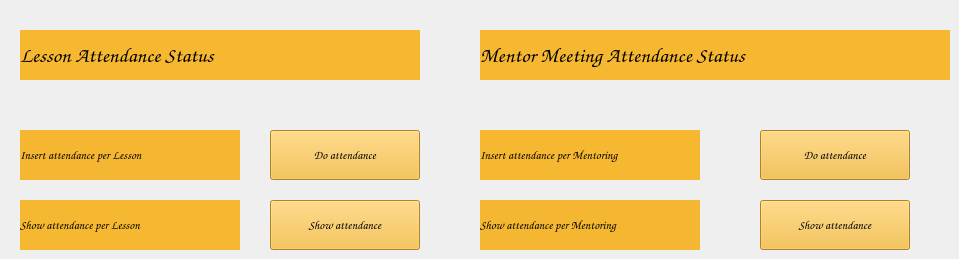
    <widget class="QWidget" name="teacher_attendance">
     <attribute name="title">
      <string>Attendance Status</string>
     </attribute>
     <widget class="QLabel" name="label_lesson_status">
      <property name="geometry">
       <rect>
        <x>20</x>
        <y>30</y>
        <width>400</width>
        <height>50</height>
       </rect>
      </property>
      <property name="minimumSize">
       <size>
        <width>400</width>
        <height>50</height>
       </size>
      </property>
      <property name="font">
       <font>
        <family>Comic Sans MS</family>
        <pointsize>16</pointsize>
        <weight>75</weight>
        <bold>true</bold>
       </font>
      </property>
      <property name="styleSheet">
       <string notr="true">background-color: rgb(246, 184, 49);
color: rgb(0, 0, 0);</string>
      </property>
      <property name="text">
       <string>Lesson Attendance Status</string>
      </property>
     </widget>
     <widget class="QLabel" name="label_mentor_status">
      <property name="geometry">
       <rect>
        <x>480</x>
        <y>30</y>
        <width>470</width>
        <height>50</height>
       </rect>
      </property>
      <property name="minimumSize">
       <size>
        <width>470</width>
        <height>50</height>
       </size>
      </property>
      <property name="maximumSize">
       <size>
        <width>470</width>
        <height>50</height>
       </size>
      </property>
      <property name="font">
       <font>
        <family>Comic Sans MS</family>
        <pointsize>16</pointsize>
        <weight>75</weight>
        <bold>true</bold>
       </font>
      </property>
      <property name="styleSheet">
       <string notr="true">background-color: rgb(246, 184, 49);
color: rgb(0, 0, 0);</string>
      </property>
      <property name="text">
       <string>Mentor Meeting Attendance Status</string>
      </property>
     </widget>
     <widget class="QPushButton" name="lesson_att_insert">
      <property name="geometry">
       <rect>
        <x>270</x>
        <y>130</y>
        <width>150</width>
        <height>50</height>
       </rect>
      </property>
      <property name="minimumSize">
       <size>
        <width>150</width>
        <height>50</height>
       </size>
      </property>
      <property name="maximumSize">
       <size>
        <width>150</width>
        <height>50</height>
       </size>
      </property>
      <property name="font">
       <font>
        <family>Comic Sans MS</family>
        <pointsize>9</pointsize>
        <weight>75</weight>
        <bold>true</bold>
       </font>
      </property>
      <property name="styleSheet">
       <string notr="true">background-color: rgb(245, 183, 49);
color: rgb(0, 0, 0);</string>
      </property>
      <property name="text">
       <string>Do attendance</string>
      </property>
     </widget>
     <widget class="QPushButton" name="lesson_att_show">
      <property name="geometry">
       <rect>
        <x>270</x>
        <y>200</y>
        <width>150</width>
        <height>50</height>
       </rect>
      </property>
      <property name="minimumSize">
       <size>
        <width>150</width>
        <height>50</height>
       </size>
      </property>
      <property name="maximumSize">
       <size>
        <width>150</width>
        <height>50</height>
       </size>
      </property>
      <property name="font">
       <font>
        <family>Comic Sans MS</family>
        <pointsize>9</pointsize>
        <weight>75</weight>
        <bold>true</bold>
       </font>
      </property>
      <property name="styleSheet">
       <string notr="true">background-color: rgb(246, 184, 49);
color: rgb(0, 0, 0);</string>
      </property>
      <property name="text">
       <string>Show attendance</string>
      </property>
     </widget>
     <widget class="QPushButton" name="mentor_att_insert">
      <property name="geometry">
       <rect>
        <x>760</x>
        <y>130</y>
        <width>150</width>
        <height>50</height>
       </rect>
      </property>
      <property name="minimumSize">
       <size>
        <width>150</width>
        <height>50</height>
       </size>
      </property>
      <property name="maximumSize">
       <size>
        <width>150</width>
        <height>50</height>
       </size>
      </property>
      <property name="font">
       <font>
        <family>Comic Sans MS</family>
        <pointsize>9</pointsize>
        <weight>75</weight>
        <bold>true</bold>
       </font>
      </property>
      <property name="styleSheet">
       <string notr="true">background-color: rgb(243, 182, 48);
color: rgb(0, 0, 0);</string>
      </property>
      <property name="text">
       <string>Do attendance</string>
      </property>
     </widget>
     <widget class="QPushButton" name="mentor_att_show">
      <property name="geometry">
       <rect>
        <x>760</x>
        <y>200</y>
        <width>150</width>
        <height>50</height>
       </rect>
      </property>
      <property name="minimumSize">
       <size>
        <width>150</width>
        <height>50</height>
       </size>
      </property>
      <property name="maximumSize">
       <size>
        <width>150</width>
        <height>50</height>
       </size>
      </property>
      <property name="font">
       <font>
        <family>Comic Sans MS</family>
        <pointsize>9</pointsize>
        <weight>75</weight>
        <bold>true</bold>
       </font>
      </property>
      <property name="styleSheet">
       <string notr="true">background-color: rgb(245, 183, 49);
color: rgb(0, 0, 0);</string>
      </property>
      <property name="text">
       <string>Show attendance</string>
      </property>
     </widget>
     <widget class="QLabel" name="label_2">
      <property name="geometry">
       <rect>
        <x>20</x>
        <y>130</y>
        <width>220</width>
        <height>50</height>
       </rect>
      </property>
      <property name="minimumSize">
       <size>
        <width>220</width>
        <height>50</height>
       </size>
      </property>
      <property name="maximumSize">
       <size>
        <width>220</width>
        <height>50</height>
       </size>
      </property>
      <property name="font">
       <font>
        <family>Comic Sans MS</family>
        <pointsize>9</pointsize>
        <weight>75</weight>
        <bold>true</bold>
       </font>
      </property>
      <property name="styleSheet">
       <string notr="true">background-color: rgb(245, 183, 49);
color: rgb(0, 0, 0);</string>
      </property>
      <property name="text">
       <string>Insert attendance per Lesson</string>
      </property>
     </widget>
     <widget class="QLabel" name="label_3">
      <property name="geometry">
       <rect>
        <x>20</x>
        <y>200</y>
        <width>220</width>
        <height>50</height>
       </rect>
      </property>
      <property name="minimumSize">
       <size>
        <width>220</width>
        <height>50</height>
       </size>
      </property>
      <property name="maximumSize">
       <size>
        <width>220</width>
        <height>50</height>
       </size>
      </property>
      <property name="font">
       <font>
        <family>Comic Sans MS</family>
        <pointsize>9</pointsize>
        <weight>75</weight>
        <bold>true</bold>
       </font>
      </property>
      <property name="styleSheet">
       <string notr="true">background-color: rgb(246, 184, 49);
color: rgb(0, 0, 0);</string>
      </property>
      <property name="text">
       <string>Show attendance per Lesson</string>
      </property>
     </widget>
     <widget class="QLabel" name="label_4">
      <property name="geometry">
       <rect>
        <x>480</x>
        <y>130</y>
        <width>220</width>
        <height>50</height>
       </rect>
      </property>
      <property name="minimumSize">
       <size>
        <width>220</width>
        <height>50</height>
       </size>
      </property>
      <property name="maximumSize">
       <size>
        <width>220</width>
        <height>50</height>
       </size>
      </property>
      <property name="font">
       <font>
        <family>Comic Sans MS</family>
        <pointsize>9</pointsize>
        <weight>75</weight>
        <bold>true</bold>
       </font>
      </property>
      <property name="styleSheet">
       <string notr="true">background-color: rgb(246, 184, 49);
color: rgb(0, 0, 0);</string>
      </property>
      <property name="text">
       <string>Insert attendance per Mentoring</string>
      </property>
     </widget>
     <widget class="QLabel" name="label_5">
      <property name="geometry">
       <rect>
        <x>480</x>
        <y>200</y>
        <width>220</width>
        <height>50</height>
       </rect>
      </property>
      <property name="minimumSize">
       <size>
        <width>220</width>
        <height>50</height>
       </size>
      </property>
      <property name="maximumSize">
       <size>
        <width>220</width>
        <height>50</height>
       </size>
      </property>
      <property name="font">
       <font>
        <family>Comic Sans MS</family>
        <pointsize>9</pointsize>
        <weight>75</weight>
        <bold>true</bold>
       </font>
      </property>
      <property name="styleSheet">
       <string notr="true">background-color: rgb(245, 183, 49);
color: rgb(0, 0, 0);</string>
      </property>
      <property name="text">
       <string>Show attendance per Mentoring</string>
      </property>
     </widget>
    </widget>
